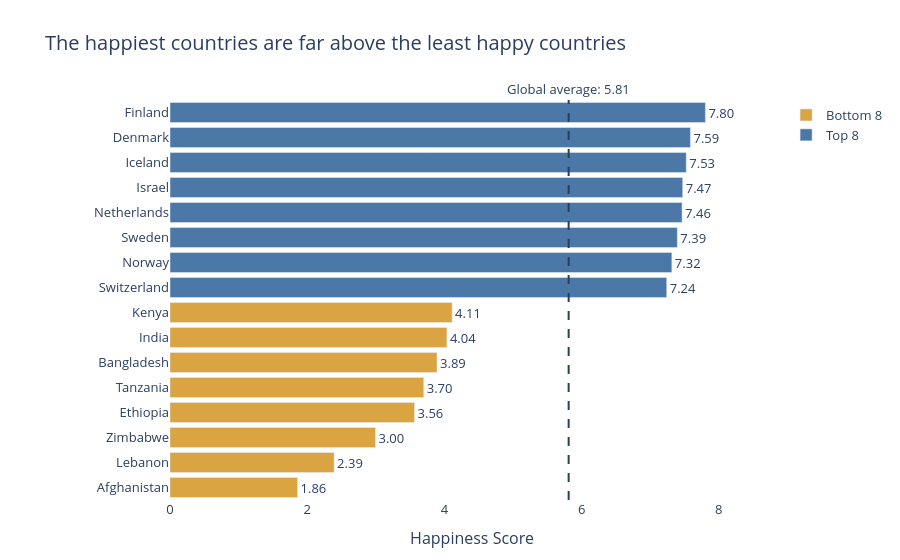

Notebook code for this chart:
### Markdown cell above
---
## Task 2 — Bottom vs. Top: A Contrast Story

**What to build:** A bar chart that highlights the **gap between the happiest and least happy countries**, focusing on a specific insight.

**Requirements:**
- Show the **top 8 AND bottom 8 countries** together (16 bars total)
- Use **colour** to distinguish the two groups (not Plotly's default rainbow)
- Add a **visual separator or annotation** that emphasises the gap
- Insight title that tells the story of the gap

**Hint:** Use `pd.concat([df.nlargest(8,'Happiness_Score'), df.nsmallest(8,'Happiness_Score')])` to get both groups.

**Stretch goal:** Add a vertical reference line showing the global average.

### Code cell
# Task 2: Top 8 vs. Bottom 8 contrast
# ------------------------------------

# Step 1: Get top and bottom countries
top8 = df.nlargest(8, 'Happiness_Score').copy()
top8['Group'] = 'Top 8'
bottom8 = df.nsmallest(8, 'Happiness_Score').copy()
bottom8['Group'] = 'Bottom 8'

combined = pd.concat([bottom8, top8]).sort_values('Happiness_Score')
global_avg = df['Happiness_Score'].mean()
print(f"Global average: {global_avg:.2f}")

# Step 2: Build your chart
fig = px.bar(
    combined,
    x='Happiness_Score',
    y='Country',
    orientation='h',
    color='Group',
    text='Happiness_Score',
    color_discrete_map={
    'Bottom 8': '#D9A441',
    'Top 8': '#4C78A8'
},
    title='The happiest countries are far above the least happy countries',
    labels={
        'Happiness_Score': 'Happiness Score',
        'Country': '',
        'Group': ''
    }
)

fig.update_traces(
    texttemplate='%{text:.2f}',
    textposition='outside'
)

fig.add_vline(
    x=global_avg,
    line_dash='dash',
    line_width=2,
    annotation_text=f'Global average: {global_avg:.2f}',
    annotation_position='top'
)

fig.update_layout(
    xaxis=dict(
        range=[0, combined['Happiness_Score'].max() + 1],
        showgrid=True
    ),
    plot_bgcolor='white',
    paper_bgcolor='white',
    font=dict(size=13),
    title_font=dict(size=20),
    margin=dict(l=170, r=100, t=100, b=60),
    legend_title_text=''
)

fig.show()

### Figure 1 — Plotly figure (JSON) as saved in the notebook; plotly's stock layout.template omitted (floating-point values rounded to 4 significant figures)
{"data": [{"hovertemplate": "=%{y}<br>Happiness Score=%{text}<extra></extra>", "legendgroup": "Bottom 8", "marker": {"color": "#D9A441", "pattern": {"shape": ""}}, "name": "Bottom 8", "orientation": "h", "showlegend": true, "text": [1.859, 2.392, 2.995, 3.564, 3.698, 3.892, 4.036, 4.112], "textposition": "outside", "texttemplate": "%{text:.2f}", "type": "bar", "x": [1.859, 2.392, 2.995, 3.564, 3.698, 3.892, 4.036, 4.112], "xaxis": "x", "y": ["Afghanistan", "Lebanon", "Zimbabwe", "Ethiopia", "Tanzania", "Bangladesh", "India", "Kenya"], "yaxis": "y"}, {"hovertemplate": "=%{y}<br>Happiness Score=%{text}<extra></extra>", "legendgroup": "Top 8", "marker": {"color": "#4C78A8", "pattern": {"shape": ""}}, "name": "Top 8", "orientation": "h", "showlegend": true, "text": [7.24, 7.315, 7.395, 7.464, 7.473, 7.525, 7.586, 7.804], "textposition": "outside", "texttemplate": "%{text:.2f}", "type": "bar", "x": [7.24, 7.315, 7.395, 7.464, 7.473, 7.525, 7.586, 7.804], "xaxis": "x", "y": ["Switzerland", "Norway", "Sweden", "Netherlands", "Israel", "Iceland", "Denmark", "Finland"], "yaxis": "y"}], "layout": {"annotations": [{"showarrow": false, "text": "Global average: 5.81", "x": 5.811, "xanchor": "center", "xref": "x", "y": 1, "yanchor": "bottom", "yref": "y domain"}], "barmode": "relative", "font": {"size": 13}, "legend": {"title": {"text": ""}, "tracegroupgap": 0}, "margin": {"b": 60, "l": 170, "r": 100, "t": 100}, "paper_bgcolor": "white", "plot_bgcolor": "white", "shapes": [{"line": {"dash": "dash", "width": 2}, "type": "line", "x0": 5.811, "x1": 5.811, "xref": "x", "y0": 0, "y1": 1, "yref": "y domain"}], "title": {"font": {"size": 20}, "text": "The happiest countries are far above the least happy countries"}, "xaxis": {"anchor": "y", "domain": [0, 1], "range": [0, 8.804], "showgrid": true, "title": {"text": "Happiness Score"}}, "yaxis": {"anchor": "x", "domain": [0, 1], "title": {"text": ""}}}}
